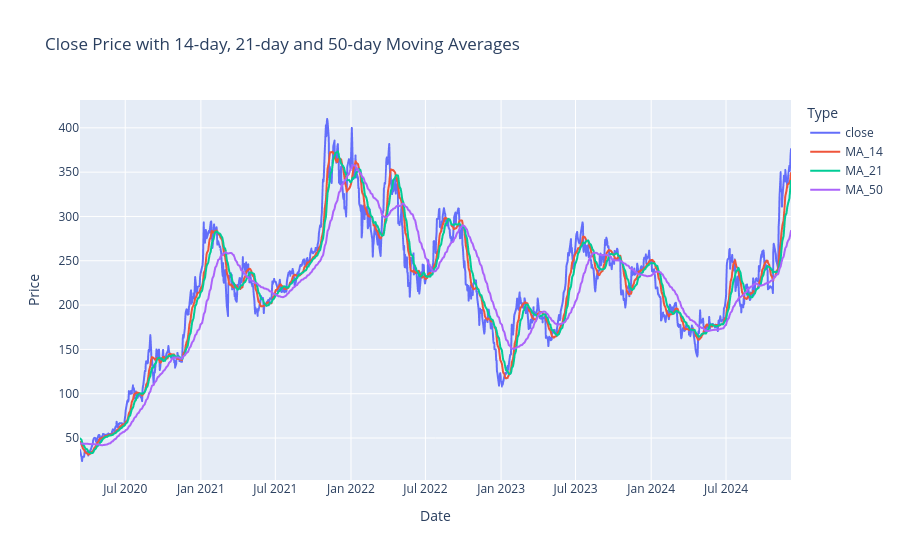

The cell this chart's notebook holds for it:
### Markdown cell above
### Visualization of Moving Averages

### Code cell
# Sample dataframe (replace with your data)
df = pricedf

# Melt the DataFrame for easier plotting with Plotly Express
df_melted = df.melt(id_vars='date', value_vars=['close', 'MA_14', 'MA_21', 'MA_50'],
                    var_name='Type', value_name='Price')

# Create Plotly Express line plot
fig = px.line(
    df_melted, 
    x='date', 
    y='Price', 
    color='Type',
    title="Close Price with 14-day, 21-day and 50-day Moving Averages"
)

# Update layout to move the legend to the right and set line styles
fig.update_layout(
    xaxis_title="Date",
    yaxis_title="Price",
    legend=dict(
        orientation="v",
        yanchor="top",
        y=1,
        xanchor="left",
        x=1.02  # Position legend to the right
    )
)

# Display the plot
fig.show()

### Figure 1 — Plotly figure (JSON) as saved in the notebook; plotly's stock layout.template omitted (floating-point values rounded to 4 significant figures; data arrays with more than 128 entries replaced by an {"elided": "..."} marker saying what was removed)
{"data": [{"hovertemplate": "Type=close<br>date=%{x}<br>Price=%{y}<extra></extra>", "legendgroup": "close", "line": {"color": "#636efa", "dash": "solid"}, "marker": {"symbol": "circle"}, "mode": "lines", "name": "close", "showlegend": true, "type": "scattergl", "x": {"elided": "1193 str values"}, "xaxis": "x", "y": {"elided": "1193 float values"}, "yaxis": "y"}, {"hovertemplate": "Type=MA_14<br>date=%{x}<br>Price=%{y}<extra></extra>", "legendgroup": "MA_14", "line": {"color": "#EF553B", "dash": "solid"}, "marker": {"symbol": "circle"}, "mode": "lines", "name": "MA_14", "showlegend": true, "type": "scattergl", "x": {"elided": "1193 str values"}, "xaxis": "x", "y": {"elided": "1193 float values"}, "yaxis": "y"}, {"hovertemplate": "Type=MA_21<br>date=%{x}<br>Price=%{y}<extra></extra>", "legendgroup": "MA_21", "line": {"color": "#00cc96", "dash": "solid"}, "marker": {"symbol": "circle"}, "mode": "lines", "name": "MA_21", "showlegend": true, "type": "scattergl", "x": {"elided": "1193 str values"}, "xaxis": "x", "y": {"elided": "1193 float values"}, "yaxis": "y"}, {"hovertemplate": "Type=MA_50<br>date=%{x}<br>Price=%{y}<extra></extra>", "legendgroup": "MA_50", "line": {"color": "#ab63fa", "dash": "solid"}, "marker": {"symbol": "circle"}, "mode": "lines", "name": "MA_50", "showlegend": true, "type": "scattergl", "x": {"elided": "1193 str values"}, "xaxis": "x", "y": {"elided": "1193 float values"}, "yaxis": "y"}], "layout": {"legend": {"orientation": "v", "title": {"text": "Type"}, "tracegroupgap": 0, "x": 1.02, "xanchor": "left", "y": 1, "yanchor": "top"}, "title": {"text": "Close Price with 14-day, 21-day and 50-day Moving Averages"}, "xaxis": {"anchor": "y", "domain": [0, 1], "title": {"text": "Date"}}, "yaxis": {"anchor": "x", "domain": [0, 1], "title": {"text": "Price"}}}}
